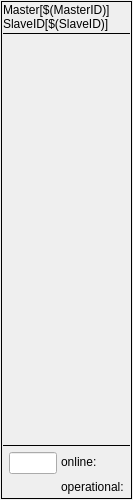
<?xml version="1.0" encoding="UTF-8"?>
<ui version="4.0">
 <class>Form</class>
 <widget class="QWidget" name="Form">
  <property name="geometry">
   <rect>
    <x>0</x>
    <y>0</y>
    <width>128</width>
    <height>500</height>
   </rect>
  </property>
  <property name="windowTitle">
   <string>Form</string>
  </property>
  <layout class="QVBoxLayout" name="verticalLayout">
   <property name="spacing">
    <number>1</number>
   </property>
   <property name="margin">
    <number>1</number>
   </property>
   <item>
    <widget class="caFrame" name="caframe">
     <property name="minimumSize">
      <size>
       <width>0</width>
       <height>54</height>
      </size>
     </property>
     <property name="frameShape">
      <enum>QFrame::Panel</enum>
     </property>
     <layout class="QGridLayout" name="gridLayout_2">
      <property name="margin">
       <number>1</number>
      </property>
      <property name="spacing">
       <number>1</number>
      </property>
      <item row="4" column="0">
       <layout class="QGridLayout" name="gridLayout" rowstretch="0,0" columnstretch="100,0,0">
        <property name="margin">
         <number>2</number>
        </property>
        <property name="spacing">
         <number>4</number>
        </property>
        <item row="0" column="1">
         <widget class="caLabel" name="calabel">
          <property name="minimumSize">
           <size>
            <width>0</width>
            <height>17</height>
           </size>
          </property>
          <property name="text">
           <string>online:</string>
          </property>
         </widget>
        </item>
        <item row="1" column="1">
         <widget class="caLabel" name="calabel_2">
          <property name="minimumSize">
           <size>
            <width>0</width>
            <height>17</height>
           </size>
          </property>
          <property name="text">
           <string>operational:</string>
          </property>
         </widget>
        </item>
        <item row="1" column="2">
         <widget class="caLed" name="caled_2">
          <property name="rectangular">
           <bool>true</bool>
          </property>
          <property name="gradientEnabled">
           <bool>false</bool>
          </property>
          <property name="ledWidth">
           <number>16</number>
          </property>
          <property name="ledHeight">
           <number>16</number>
          </property>
          <property name="channel" stdset="0">
           <string notr="true">$(IOC):m$(MasterID)s$(SlaveID)-Operational</string>
          </property>
          <property name="falseColor">
           <color>
            <red>170</red>
            <green>0</green>
            <blue>0</blue>
           </color>
          </property>
          <property name="trueColor">
           <color>
            <red>0</red>
            <green>85</green>
            <blue>0</blue>
           </color>
          </property>
         </widget>
        </item>
        <item row="0" column="2">
         <widget class="caLed" name="caled">
          <property name="toolTip">
           <string>&lt;html&gt;&lt;head/&gt;&lt;body&gt;&lt;p&gt;ONLINE status of the slave&lt;/p&gt;&lt;/body&gt;&lt;/html&gt;</string>
          </property>
          <property name="rectangular">
           <bool>true</bool>
          </property>
          <property name="gradientEnabled">
           <bool>false</bool>
          </property>
          <property name="ledWidth">
           <number>16</number>
          </property>
          <property name="ledHeight">
           <number>16</number>
          </property>
          <property name="channel" stdset="0">
           <string notr="true">$(IOC):m$(MasterID)s$(SlaveID)-Online</string>
          </property>
          <property name="falseColor">
           <color>
            <red>170</red>
            <green>0</green>
            <blue>0</blue>
           </color>
          </property>
          <property name="trueColor">
           <color>
            <red>0</red>
            <green>85</green>
            <blue>0</blue>
           </color>
          </property>
         </widget>
        </item>
        <item row="0" column="0">
         <layout class="QVBoxLayout" name="verticalLayout_hwtype">
          <property name="leftMargin">
           <number>4</number>
          </property>
          <property name="topMargin">
           <number>2</number>
          </property>
          <property name="rightMargin">
           <number>0</number>
          </property>
          <property name="bottomMargin">
           <number>0</number>
          </property>
          <property name="spacing">
           <number>0</number>
          </property>
          <item>
           <widget class="caLineEdit" name="calineedit_hwtype">
            <property name="minimumSize">
             <size>
              <width>48</width>
              <height>17</height>
             </size>
            </property>
            <property name="maximumSize">
             <size>
              <width>48</width>
              <height>16777215</height>
             </size>
            </property>
            <property name="font">
             <font>
              <pointsize>5</pointsize>
             </font>
            </property>
            <property name="readOnly">
             <bool>true</bool>
            </property>
            <property name="maxLength">
             <number>8</number>
            </property>
            <property name="channel" stdset="0">
             <string notr="true">$(IOC):m$(MasterID)s$(SlaveID)-HWType</string>
            </property>
            <property name="background">
             <color alpha="0">
              <red>160</red>
              <green>160</green>
              <blue>164</blue>
             </color>
            </property>
            <property name="colorMode">
             <enum>caLineEdit::Static</enum>
            </property>
            <property name="fontScaleMode" stdset="0">
             <enum>caLineEdit::Height</enum>
            </property>
            <property name="alignment">
             <set>Qt::AlignLeading|Qt::AlignLeft|Qt::AlignVCenter</set>
            </property>
           </widget>
          </item>
         </layout>
        </item>
       </layout>
      </item>
      <item row="2" column="0">
       <spacer name="verticalSpacer">
        <property name="orientation">
         <enum>Qt::Vertical</enum>
        </property>
        <property name="sizeHint" stdset="0">
         <size>
          <width>118</width>
          <height>18</height>
         </size>
        </property>
       </spacer>
      </item>
      <item row="0" column="0">
       <widget class="caLabel" name="calabel_12">
        <property name="minimumSize">
         <size>
          <width>0</width>
          <height>25</height>
         </size>
        </property>
        <property name="text">
         <string>Master[$(MasterID)]
SlaveID[$(SlaveID)]</string>
        </property>
       </widget>
      </item>
      <item row="1" column="0">
       <widget class="Line" name="line">
        <property name="frameShadow">
         <enum>QFrame::Plain</enum>
        </property>
        <property name="orientation">
         <enum>Qt::Horizontal</enum>
        </property>
       </widget>
      </item>
      <item row="3" column="0">
       <widget class="Line" name="line_2">
        <property name="frameShadow">
         <enum>QFrame::Plain</enum>
        </property>
        <property name="orientation">
         <enum>Qt::Horizontal</enum>
        </property>
       </widget>
      </item>
     </layout>
    </widget>
   </item>
  </layout>
 </widget>
 <customwidgets>
  <customwidget>
   <class>caFrame</class>
   <extends>QFrame</extends>
   <header>caFrame</header>
   <container>1</container>
  </customwidget>
  <customwidget>
   <class>caLabel</class>
   <extends>QLabel</extends>
   <header>caLabel</header>
  </customwidget>
  <customwidget>
   <class>caLineEdit</class>
   <extends>QLineEdit</extends>
   <header>caLineEdit</header>
  </customwidget>
  <customwidget>
   <class>caLed</class>
   <extends>QWidget</extends>
   <header>caLed</header>
  </customwidget>
 </customwidgets>
 <resources/>
 <connections/>
</ui>
